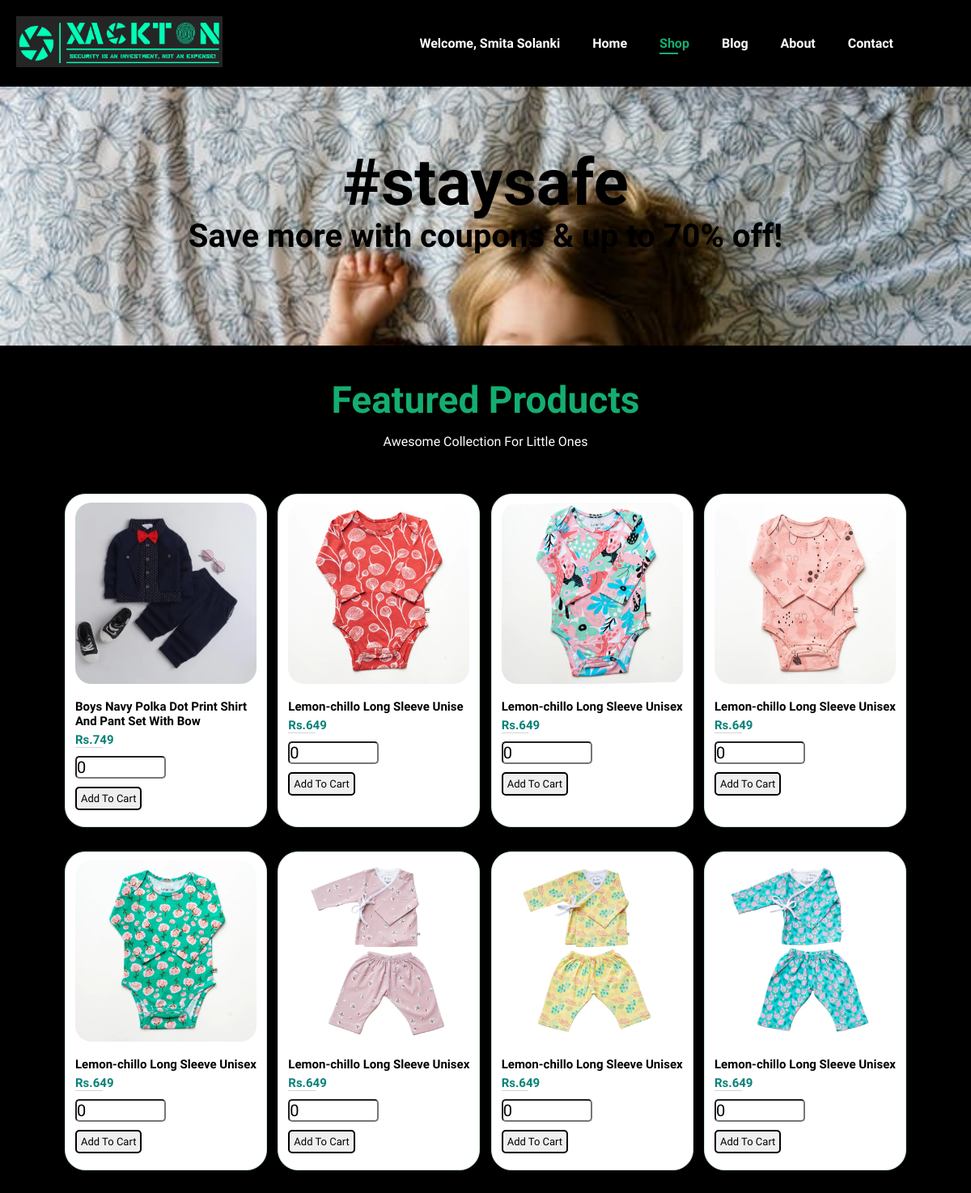
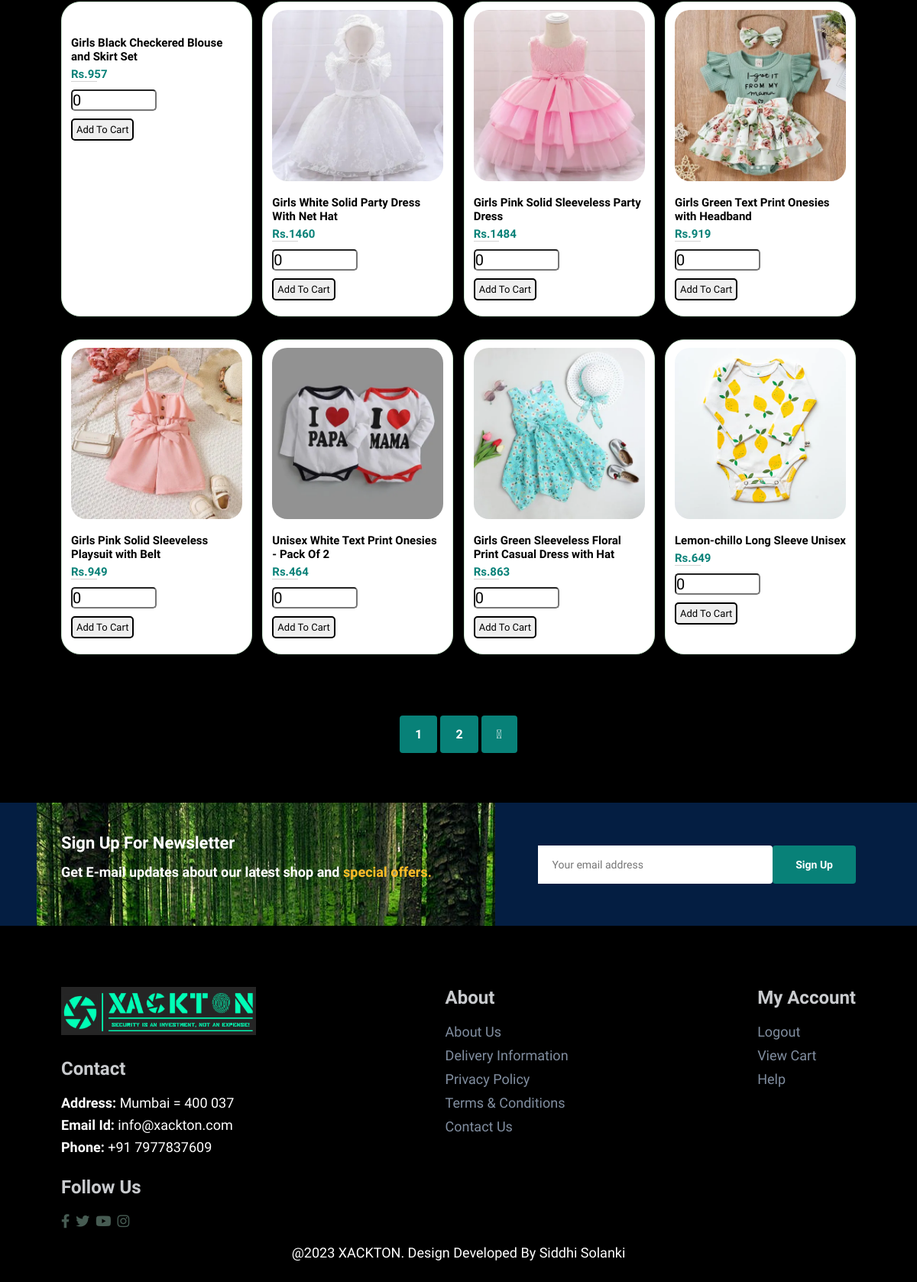
The app's page /shop.php (signed in) with its own data (2 pictures, top to bottom).
### tables this page shows
CREATE TABLE `users` (
  `uname` varchar(250) NOT NULL,
  `pwd` varchar(10) NOT NULL,
  `name` varchar(250) NOT NULL,
  `contact_no` varchar(10) NOT NULL,
  `email_id` varchar(250) NOT NULL
);

CREATE TABLE `products` (
  `id` varchar(250) NOT NULL,
  `name` varchar(100) NOT NULL,
  `price` varchar(100) NOT NULL,
  `image` varchar(100) NOT NULL
);

### shop.php (the view, shortened to what this page needs)
<!DOCTYPE html>
<html lang="en">
<head>
    <link rel="stylesheet" href="https://pro.fontawesome.com/releases/v5.10.0/css/all.css" />
    <link rel="stylesheet" href="style.css">
</head>
<body>
    <section id="header">
        <a href="#"><img src="img/xacktonlogo.png" class="logo" alt=""></a>
        <div>
           <ul id="navbar">
           <li><?php
            include 'wd_config.php';
        $sql="select name from users where uname='".$_SESSION["uname"]."'";
        $result=mysqli_query($conn,$sql);
        while($row=mysqli_fetch_assoc($result))
        { ?>
            <a>Welcome,<?php echo " ".$row['name']; ?></a>
            <?php
        }
        ?></li>
            <li><a href="index.php">Home</a></li>
            <li><a class="active" href="shop.php">Shop</a></li>
            <li><a href="blog.php">Blog</a></li>
            <li><a href="about.php">About</a></li>
            <li><a href="contact.php">Contact</a></li>
            <li id="lg-bag"><a href="cart.php"><i class="far fa-shopping-bag"></i></a></li>
           </ul>
        </div>
    </section>
    <section id="page-header">
        <h2>#staysafe</h2>
        <p>Save more with coupons & up to 70% off! </p>
    </section>
    <section id="product1" class="section-p1">
        <h2>Featured Products</h2>
        <p>Awesome Collection For Little Ones</p>
        <div class="pro-container">
            <?php
      $select_product = mysqli_query($conn, "SELECT * FROM `products`") or die('query failed');
      if(mysqli_num_rows($select_product) > 0){
         while($fetch_product = mysqli_fetch_assoc($select_product)){
   ?>
            <div class="pro">
            <form method="post" class="box" action="">
                <img src="products/<?php echo $fetch_product['image']; ?>" alt="">
                <div class="des">
                    <div class="name"><?php echo $fetch_product['name']; ?></div>
                    <div class="price">Rs.<?php echo $fetch_product['price']; ?></div>
                    <input type="number" min="0" name="product_quantity" value="0">
                    <input type="submit" value="add to cart" name="add_to_cart" class="btn">
                </div>
            </form>
         </div>
            <?php
      };
   };
   ?>
</section>
    <section id="pagination" class="section-p1">
        <a href="#">1</a>
        <a href="#">2</a>
        <a href="#"><i class="fal fa-long-arrow-alt-right"></i></a>
    </section>
    <section id="newsletter" class="section-p1 section-m1">
        <div class="newstext">
            <h4>Sign Up For Newsletter</h4>
            <p>Get E-mail updates about our latest shop and <span>special offers.</span>
            </p>
        </div>
        <div class="form">
            <input type="text" placeholder="Your email address">
            <button class="normal">Sign Up</button>
        </div>
    </section>
    <footer class="section-p1">
        <div class="col">
            <img class="logo" src="img/xacktonlogo.png" alt="">
            <h4>Contact</h4>
            <p><strong>Address: </strong> Mumbai = 400 037</p>
            <p><strong>Email Id:</strong> info@xackton.com</p>
            <p><strong>Phone:</strong> +91 7977837609</p>
            <div class="follow">
                <h4>Follow Us</h4>
                <div class="icon">
                    <a href="https://www.facebook.com/xackton"><i class="fab fa-facebook-f"></i></a>
                    <a href="https://twitter.com/XacktonOfficial"><i class="fab fa-twitter"></i></a>
                    <a href="https://www.youtube.com/channel/UCh1ORE8jXtSo68Oejxk2inQ"><i class="fab fa-youtube"></i></a>
                    <a href="https://www.instagram.com/xackton/"><i class="fab fa-instagram"></i></a>
                </div>
            </div>
        </div>
        <div class="col">
            <h4>About</h4>
            <a href="about.html">About Us</a>
            <a href="#">Delivery Information</a>
            <a href="#">Privacy Policy</a>
            <a href="#">Terms & Conditions</a>
            <a href="contact.html">Contact Us</a>
        </div>
        <div class="col">
            <h4>My Account</h4>
            <a href="logout.php">Logout</a>
            <a href="cart.php">View Cart</a>
            <a href="contact.php">Help</a>
        </div>
        <div class="copyright">
            <p>@2023 XACKTON. Design Developed By Siddhi Solanki</p>
        </div>
    </footer>
</body>
</html>

### style.css (style rules this page uses)
* { margin: 0; padding: 0; box-sizing: border-box; font-family: 'Spartan', sans-serif; }
h2 { font-size: 46px; line-height: 54px; color: #14ad70; }
h4 { font-size: 20px; color: #fff; }
p { font-size: 16px; color: #fff; margin: 15px 0 20px 0; }
.section-p1 { padding: 40px 80px; }
.section-m1 { margin: 40px 0; }
body { width: 100%; background-color: black; }
button.normal { font-size: 14px; font-weight: 600; padding: 15px 30px; color: #fff; background-color: #000; border-radius: 4px; cursor: pointer; border: none; outline: none; transition: 0.2s; }
#header { display: flex; align-items: center; justify-content: space-between; padding: 20px 20px; background: #000000; box-shadow: 0 5px 15px rgba(0, 0, 0, 0.06); z-index: 999; position: sticky; top: 0; left: 0; }
#navbar { display: flex; align-items: center; justify-content: center; }
#navbar li { list-style: none; padding: 0 20px; position: relative; }
#navbar li a { text-decoration: none; font-size: 16px; font-weight: 600; color: #ffffff; transition: 0.3s ease; }
#navbar li a:hover, #navbar li a.active { color: #14ad70; }
#navbar li a.active::after, #navbar li a:hover::after { content: ""; width: 30%; height: 2px; background: #14ad70; position: absolute; bottom: -4px; left: 20px; }
#product1 { text-align: center; }
#product1 .pro-container { display: flex; justify-content: space-between; padding-top: 20px; flex-wrap: wrap; }
#product1 .pro { width: 22%; min-width: 250px; padding: 10px 12px; border: 1px solid #cce7d0; background: #fff; border-radius: 25px; cursor: pointer; box-shadow: 20px 20px 30px rgba(0, 0, 0, 0.02); margin: 15px 0; transition: 0.2s ease; position: relative; }
#product1 .pro img { width: 100%; border-radius: 20px; }
#product1 .pro .des { text-align: center; padding: 10px 0; }
#product1 .pro .des .name { font-size: 15px; font-weight: 800; padding:5px 0; color: #000; text-align: left; }
#product1 .pro .des .price { text-align: left; font-size: 15px; font-weight: 800; color: #088178; }
#product1 .pro .des input { display: flex; align-items: flex-end; }
#product1 .pro .des input[type="submit"] { border: 2px solid #000; border-radius: 5px; text-transform: capitalize; color: #000; padding: 5px 5px; font-size: 13px; }
#product1 .pro .des input[type="number"] { margin:10px 0; width: 50%; border-radius: 5px; font-size: 20px; padding-bottom:12px 14px; }
#newsletter { display: flex; justify-content: space-between; flex-wrap: wrap; align-items: center; background-image: url("img/banner7.jpg"); background-repeat: no-repeat; background-position: 8% 30%; background-color: #041e42; }
#newsletter h4 { font-size: 22px; font-weight: 700; color: #fff; }
#newsletter p { font-size: 18px; font-weight: 600; color: #fff; }
#newsletter p span { color: #ffbd27; }
#newsletter .form { display: flex; width: 40%; }
#newsletter input { height: 3.125rem; padding: 0 1.25em; font-size: 14px; width: 100%; border: 1px solid transparent; border-radius: 4px; outline: none; border-top-left-radius: 0; border-bottom-left-radius: 0; }
#newsletter button { background-color: #088178; color: #fff; white-space: nowrap; }
footer { display: flex; flex-wrap: wrap; justify-content: space-between; }
footer .col { display: flex; flex-direction: column; align-items: flex-start; margin-bottom: 20px; }
footer .logo { margin-bottom: 30px; }
footer h4 { font-size: 24px; padding-bottom: 20px; color: #c9cbce; }
footer p { font-size: 18px; margin: 0 0 8px 0; }
footer a { font-size: 18px; text-decoration: none; color: #818ea0; margin-bottom: 10px; }
footer .follow { margin-top: 20px; }
footer .follow i { color: #465b52; padding-right: 4px; cursor: pointer; }
footer .copyright { width: 100%; text-align: center; }
#page-header { background-image: url("img/banner8.jpeg"); width: 100%; height: 40vh; background-size: cover; display: flex; justify-content: center; text-align: center; flex-direction: column; padding: 14px; }
#page-header h2 { font-size: 80px; color: #000; }
#page-header p { font-size: 40px; font-weight: 700; color: #000; }
#pagination { text-align: center; }
#pagination a { text-decoration: none; background-color: #088178; padding: 15px 20px; border-radius: 4px; color: #fff; font-weight: 600; }
#pagination a i { font-size: 16px; font-weight: 600; }
.price { width: 15%; border-bottom: 1px solid lightgray; display: flex; align-items: center; }

### records on screen
users: name "Smita Solanki"
products: image (picture), name "Boys Navy Polka Dot Print Shirt And Pant Set With Bow", price "749"
products: image (picture), name "Lemon-chillo Long Sleeve Unise", price "649"
products: image (picture), name "Lemon-chillo Long Sleeve Unisex", price "649"
products: image (picture), name "Lemon-chillo Long Sleeve Unisex", price "649"
products: image (picture), name "Lemon-chillo Long Sleeve Unisex", price "649"
products: image (picture), name "Lemon-chillo Long Sleeve Unisex", price "649"
products: image (picture), name "Lemon-chillo Long Sleeve Unisex", price "649"
products: image (picture), name "Lemon-chillo Long Sleeve Unisex", price "649"
products: name "Girls Black Checkered Blouse and Skirt Set", price "957"
products: image (picture), name "Girls White Solid Party Dress With Net Hat", price "1460"
products: image (picture), name "Girls Pink Solid Sleeveless Party Dress", price "1484"
products: image (picture), name "Girls Green Text Print Onesies with Headband", price "919"
products: image (picture), name "Girls Pink Solid Sleeveless Playsuit with Belt", price "949"
products: image (picture), name "Unisex White Text Print Onesies - Pack Of 2", price "464"
products: image (picture), name "Girls Green Sleeveless Floral Print Casual Dress with Hat", price "863"
products: image (picture), name "Lemon-chillo Long Sleeve Unisex", price "649"
